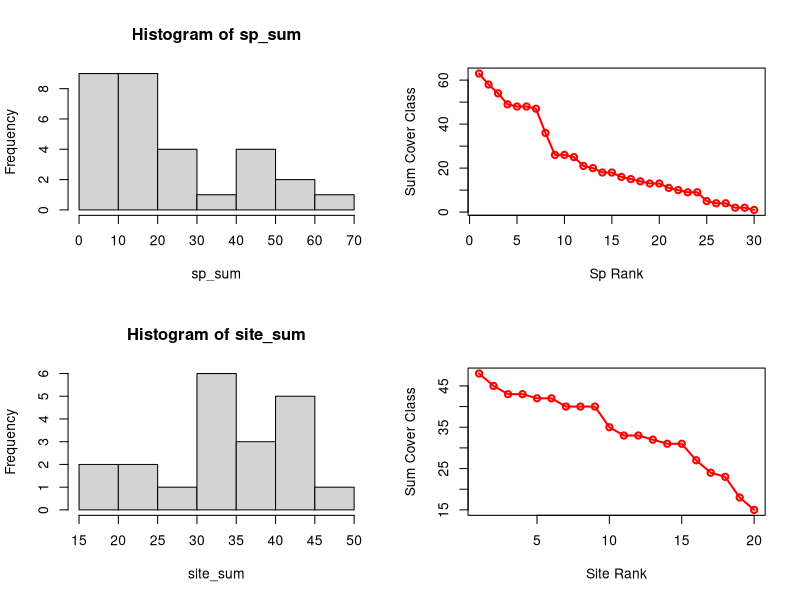
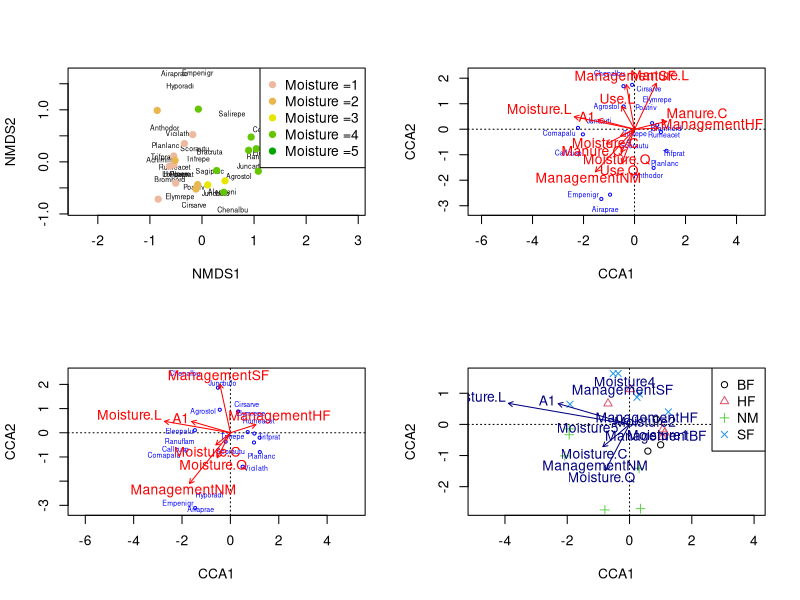

These figures' R source, in order:
## ---- chunk 1
library(vegan)
data(dune)
data(dune.env)
?dune
## ---- chunk 2
str(dune)
sapply(dune, class)
## ---- chunk 3
# visually explore the cover variable between species and sites
uni_sp = unique(colnames(dune))
sp_sum = apply(dune, 2, sum)
site_sum = apply(dune, 1, sum)
par(mfrow=c(2,2))
hist(sp_sum)
col = colorRamp(c('red', 'orange', 'blue'))
sp_cols = col(length(uni_sp))
plot(sp_sum[order(sp_sum, decreasing=T)], type='o', col='red', lwd=2,
     xlab='Sp Rank', ylab='Sum Cover Class')
hist(site_sum)
plot(site_sum[order(site_sum, decreasing=T)], type='o', col='red', lwd=2,
     xlab='Site Rank', ylab='Sum Cover Class')
## ---- chunk 4
all.equal(rownames(dune), rownames(dune.env))
## ---- chunk 5
dune_mds <- metaMDS(dune)
## ---- chunk 6
 plot(dune_mds, type='n')
 text(dune_mds, 'sp', cex=.5)
 # generate vector of colors 
 color_vect = rev(terrain.colors(6))[-1]
 points(dune_mds, 'sites', pch=19, 
        col=color_vect[dune.env$Moisture])
 legend('topright', paste("Moisture =", 1:5, sep=''), 
        col=color_vect, pch=19)
## ---- chunk 7
cca_dune = cca(dune~ ., data=dune.env)
RsquareAdj(cca_dune, 100)
## ---- chunk 8
anova(cca_dune, permutations = 999)
## ---- chunk 9
anova(cca_dune, by='margin', permutations = 999)
## ---- chunk 10
plot(cca_dune, type='n', scaling=1)
orditorp(cca_dune, display='sp', cex=0.5, scaling=1, col='blue')
text(cca_dune, display='bp', col='red')
## ---- chunk 11
cca2_dune = cca(dune~Moisture+Management+A1, data=dune.env)
RsquareAdj(cca2_dune, 100)
## ---- chunk 12
anova(cca2_dune, permutations = 999)
## ---- chunk 13
anova(cca2_dune, by='margin', permutations = 999)
## ---- chunk 14
plot(cca2_dune, type='n', scaling=1)
orditorp(cca2_dune, display='sp', cex=0.5, scaling=1, col='blue')
text(cca2_dune, display='bp', col='red')
## ---- chunk 15
type_num = as.numeric(as.factor(dune.env$Management))
ordiplot (cca2_dune, display = c('si', 'cn'), type = 'n')
points (cca2_dune, display = 'si', col = type_num, pch = type_num)
text (cca2_dune, display = 'cn', col = 'navy', cex = 1.0)
legend ('topright', col = 1:4, pch = 1:4, legend = levels (as.factor (dune.env$Management)))
